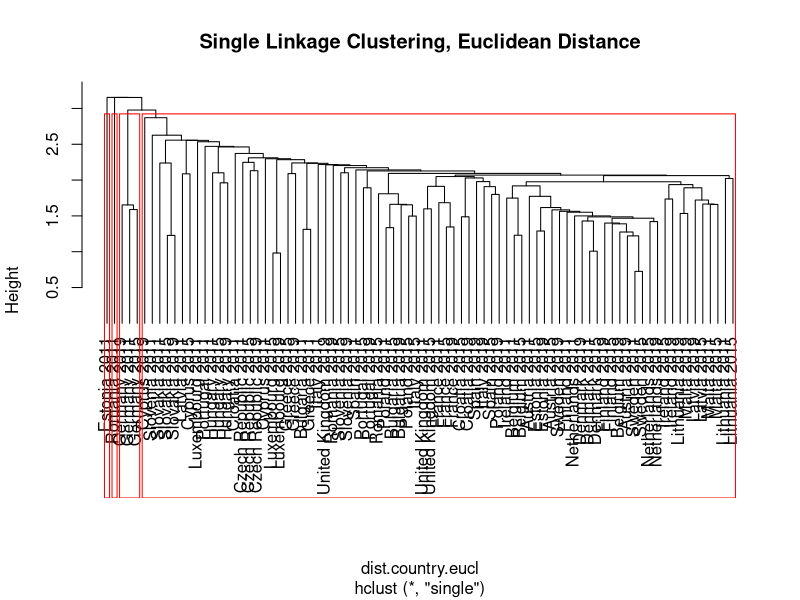
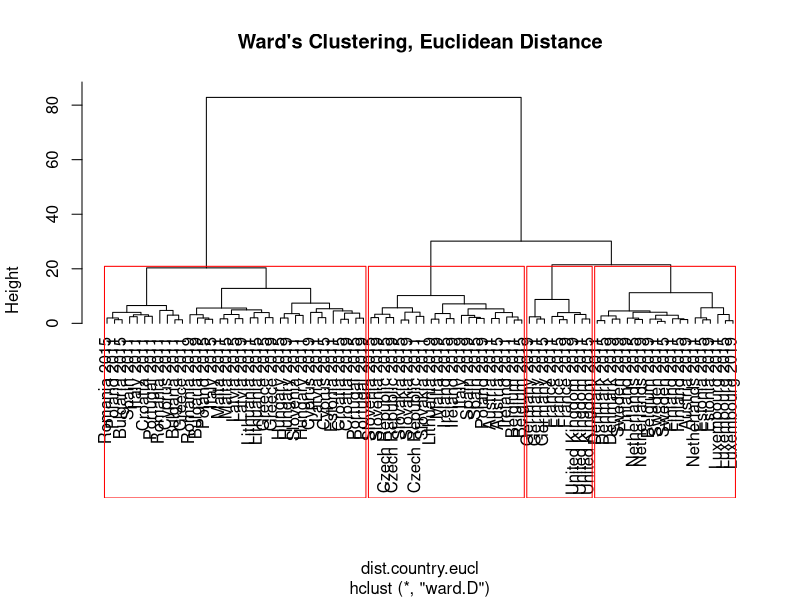

Here is the R script that generated these plots, in order: (Note: this script raises an error after producing the figures.)
setwd("./data")

# Read data from CSV file
country_3 <- read.csv("UE_3lata.csv", header = TRUE, sep = ";", dec = ",")

# Standardize the data
country_3.stand <- cbind(country_3[, 1], scale(country_3[, 2:15]))

# Calculate Euclidean distances
dist.country.eucl <- dist(country_3.stand[, 2:15], method = "euclidean")

# Display rounded distance matrix and minimum distance
round_dist <- round(dist.country.eucl, 2)
min_dist <- min(dist.country.eucl)
cat("Rounded Distance Matrix:\n")
print(round_dist)
cat("Minimum Distance:", min_dist, "\n")

# Hierarchical clustering using single linkage
clusters.country.eucl.single <- hclust(dist.country.eucl, method = "single")
plot(clusters.country.eucl.single, labels = country_3.stand[, 1], 
     main = "Single Linkage Clustering, Euclidean Distance", hang = -1)
rect.hclust(clusters.country.eucl.single, k = 4, border = "red")

# Hierarchical clustering using Ward's method
clusters.country.eucl.ward <- hclust(dist.country.eucl, method = "ward.D")
plot(clusters.country.eucl.ward, labels = country_3.stand[, 1], 
     main = "Ward's Clustering, Euclidean Distance", hang = -1)
rect.hclust(clusters.country.eucl.ward, k = 4, border = "red")






# 2011


country.data=read.csv("UE_2011.csv", header=T,sep=";", dec=",",row.names=1)
names(country.data)
country.data.stand<- scale(country.data[,1:14])
fix(country.data.stand)

a=max(country.data.stand[,1])
b=min(country.data.stand[,2])
c=max(country.data.stand[,3])
d=max(country.data.stand[,4])
e=min(country.data.stand[,5])
f=max(country.data.stand[,6])
g=max(country.data.stand[,7])
h=max(country.data.stand[,8])
i=max(country.data.stand[,9])
j=max(country.data.stand[,10])
k=max(country.data.stand[,11])
l=max(country.data.stand[,12])
m=max(country.data.stand[,13])
n=max(country.data.stand[,14])

model=cbind(a,b,c,d,e,f,g,h,i,j,k,l,m,n)
print(model)



o=(country.data.stand[,1]-model[,1])^2
p=(country.data.stand[,2]-model[,2])^2
q=(country.data.stand[,3]-model[,3])^2
r=(country.data.stand[,4]-model[,4])^2
s=(country.data.stand[,5]-model[,5])^2
t=(country.data.stand[,6]-model[,6])^2
u=(country.data.stand[,7]-model[,7])^2
v=(country.data.stand[,8]-model[,8])^2
w=(country.data.stand[,9]-model[,9])^2
x=(country.data.stand[,10]-model[,10])^2
y=(country.data.stand[,11]-model[,11])^2
z=(country.data.stand[,12]-model[,12])^2
aa=(country.data.stand[,13]-model[,13])^2
bb=(country.data.stand[,14]-model[,14])^2

distance=cbind(o,p,q,r,s,t,u,v,w,x,y,z,aa,bb)
fix(distance)
distance.vec<-rowSums(distance)^0.5
print(distance.vec)

d<-as.matrix(distance.vec)
print(d)

dev=sd(distance.vec)
tmr=1-distance.vec/(mean(distance.vec)+2*dev)
print(tmr)

TMR<-as.matrix(tmr)
print(TMR)

sort=TMR[order(TMR,decreasing=TRUE),]
sort<-as.matrix(sort)
print(sort)  #2011

country.data<-read.csv("UE_2011.csv",header=T,sep=";", dec=",")
names(country.data)
summary(country.data[,2:15])
country.stand<-cbind(country.data[,1],scale(country.data[,2:15]))
dist.country.eucl<-dist(country.stand[,2:10],method="eucl")
round(dist.country.eucl,2)
min(dist.country.eucl,2)
clusters.country.eucl.single<-hclust(dist.country.eucl,method="single")
plot(clusters.country.eucl.single,labels=country.stand[,1],main="Single linkage method, Euclidean distance")
plot(clusters.country.eucl.single,labels=country.stand[,1],main="Single linkage method, Euclidean distance",hang=-1)



rect.hclust(clusters.country.eucl.single,k=2,border="blue")
rect.hclust(clusters.country.eucl.single,k=3,border="green") 
rect.hclust(clusters.country.eucl.single,k=4,border="red")

country.clust4<-cutree(clusters.country.eucl.single,k=4)
country.clust4
country.clus<-lapply(1:4,function(which.group)country.data[country.clust4==which.group,])

clusters.country.eucl.ward<-hclust(dist.country.eucl,method="ward.D")
plot(clusters.country.eucl.ward,labels=country.stand[,1],main="Ward's method, Euclidean distance")
plot(clusters.country.eucl.ward,labels=country.stand[,1],main="Ward's method, Euclidean distance",hang=-1)
rect.hclust(clusters.country.eucl.ward,k=2,border="blue")
rect.hclust(clusters.country.eucl.ward,k=3,border="green")
rect.hclust(clusters.country.eucl.ward,k=4,border="red")
country.clust4<-cutree(clusters.country.eucl.ward,k=4)
country.clust4
country.clus<-lapply(1:4,function(which.group)country.data[country.clust4==which.group,])
country.clus

# Dla roku 2015

setwd("C:/Users/weron/Desktop/3lata")
country.data=read.csv("UE_2015.csv", header=T,sep=";", dec=",",row.names=1)
names(country.data)
country.data.stand<- scale(country.data[,1:14])
fix(country.data.stand)
fix(country.data.stand)
a=max(country.data.stand[,1])
b=min(country.data.stand[,2])
c=max(country.data.stand[,3])
d=max(country.data.stand[,4])
e=min(country.data.stand[,5])
f=max(country.data.stand[,6])
g=max(country.data.stand[,7])
h=max(country.data.stand[,8])
i=max(country.data.stand[,9])
j=max(country.data.stand[,10])
k=max(country.data.stand[,11])
l=max(country.data.stand[,12])
m=max(country.data.stand[,13])
n=max(country.data.stand[,14])

model=cbind(a,b,c,d,e,f,g,h,i,j,k,l,m,n)
print(model)



o=(country.data.stand[,1]-model[,1])^2
p=(country.data.stand[,2]-model[,2])^2
q=(country.data.stand[,3]-model[,3])^2
r=(country.data.stand[,4]-model[,4])^2
s=(country.data.stand[,5]-model[,5])^2
t=(country.data.stand[,6]-model[,6])^2
u=(country.data.stand[,7]-model[,7])^2
v=(country.data.stand[,8]-model[,8])^2
w=(country.data.stand[,9]-model[,9])^2
x=(country.data.stand[,10]-model[,10])^2
y=(country.data.stand[,11]-model[,11])^2
z=(country.data.stand[,12]-model[,12])^2
aa=(country.data.stand[,13]-model[,13])^2
bb=(country.data.stand[,14]-model[,14])^2

distance=cbind(o,p,q,r,s,t,u,v,w,x,y,z,aa,bb)
fix(distance)
distance.vec<-rowSums(distance)^0.5
print(distance.vec)

d<-as.matrix(distance.vec)
print(d)

dev=sd(distance.vec)
tmr=1-distance.vec/(mean(distance.vec)+2*dev)
print(tmr)

TMR<-as.matrix(tmr)
print(TMR)

sort=TMR[order(TMR,decreasing=TRUE),]
sort<-as.matrix(sort)
print(sort)   #2015

country.data<-read.csv("UE_2015.csv",header=T,sep=";", dec=",")
names(country.data)
summary(country.data[,2:15])
country.stand<-cbind(country.data[,1],scale(country.data[,2:15]))
dist.country.eucl<-dist(country.stand[,2:10],method="eucl")
round(dist.country.eucl,2)
min(dist.country.eucl,2)
clusters.country.eucl.single<-hclust(dist.country.eucl,method="single")
plot(clusters.country.eucl.single,labels=country.stand[,1],main="Single linkage method, Euclidean distance")
plot(clusters.country.eucl.single,labels=country.stand[,1],main="Single linkage method, Euclidean distance",hang=-1)



rect.hclust(clusters.country.eucl.single,k=2,border="blue")
rect.hclust(clusters.country.eucl.single,k=3,border="green") 
rect.hclust(clusters.country.eucl.single,k=4,border="red")

country.clust4<-cutree(clusters.country.eucl.single,k=4)
country.clust4
country.clus<-lapply(1:4,function(which.group)country.data[country.clust4==which.group,])

clusters.country.eucl.ward<-hclust(dist.country.eucl,method="ward.D")
plot(clusters.country.eucl.ward,labels=country.stand[,1],main="Ward's method, Euclidean distance")
plot(clusters.country.eucl.ward,labels=country.stand[,1],main="Ward's method, Euclidean distance",hang=-1)
rect.hclust(clusters.country.eucl.ward,k=2,border="blue")
rect.hclust(clusters.country.eucl.ward,k=3,border="green")
rect.hclust(clusters.country.eucl.ward,k=4,border="red")
country.clust4<-cutree(clusters.country.eucl.ward,k=4)
country.clust4
country.clus<-lapply(1:4,function(which.group)country.data[country.clust4==which.group,])
country.clus

#2019
country.data=read.csv("UE_2019.csv", header=T,sep=";", dec=",",row.names=1)
names(country.data)
country.data.stand<- scale(country.data[,1:14])
fix(country.data.stand)
a=max(country.data.stand[,1])
b=min(country.data.stand[,2])
c=max(country.data.stand[,3])
d=max(country.data.stand[,4])
e=min(country.data.stand[,5])
f=max(country.data.stand[,6])
g=max(country.data.stand[,7])
h=max(country.data.stand[,8])
i=max(country.data.stand[,9])
j=max(country.data.stand[,10])
k=max(country.data.stand[,11])
l=max(country.data.stand[,12])
m=max(country.data.stand[,13])
n=max(country.data.stand[,14])

model=cbind(a,b,c,d,e,f,g,h,i,j,k,l,m,n)
print(model)



o=(country.data.stand[,1]-model[,1])^2
p=(country.data.stand[,2]-model[,2])^2
q=(country.data.stand[,3]-model[,3])^2
r=(country.data.stand[,4]-model[,4])^2
s=(country.data.stand[,5]-model[,5])^2
t=(country.data.stand[,6]-model[,6])^2
u=(country.data.stand[,7]-model[,7])^2
v=(country.data.stand[,8]-model[,8])^2
w=(country.data.stand[,9]-model[,9])^2
x=(country.data.stand[,10]-model[,10])^2
y=(country.data.stand[,11]-model[,11])^2
z=(country.data.stand[,12]-model[,12])^2
aa=(country.data.stand[,13]-model[,13])^2
bb=(country.data.stand[,14]-model[,14])^2

distance=cbind(o,p,q,r,s,t,u,v,w,x,y,z,aa,bb)
fix(distance)
distance.vec<-rowSums(distance)^0.5
print(distance.vec)

d<-as.matrix(distance.vec)
print(d)

dev=sd(distance.vec)
tmr=1-distance.vec/(mean(distance.vec)+2*dev)
print(tmr)

TMR<-as.matrix(tmr)
print(TMR)

sort=TMR[order(TMR,decreasing=TRUE),]
sort<-as.matrix(sort)
print(sort)  #2019

country.data<-read.csv("UE_2019.csv",header=T,sep=";", dec=",")
names(country.data)
summary(country.data[,2:15])
country.stand<-cbind(country.data[,1],scale(country.data[,2:15]))
dist.country.eucl<-dist(country.stand[,2:10],method="eucl")
round(dist.country.eucl,2)
min(dist.country.eucl,2)
clusters.country.eucl.single<-hclust(dist.country.eucl,method="single")
plot(clusters.country.eucl.single,labels=country.stand[,1],main="Single linkage method, Euclidean distance")
plot(clusters.country.eucl.single,labels=country.stand[,1],main="Single linkage method, Euclidean distance",hang=-1)



rect.hclust(clusters.country.eucl.single,k=2,border="blue")
rect.hclust(clusters.country.eucl.single,k=3,border="green") 
rect.hclust(clusters.country.eucl.single,k=4,border="red")

country.clust4<-cutree(clusters.country.eucl.single,k=4)
country.clust4
country.clus<-lapply(1:4,function(which.group)country.data[country.clust4==which.group,])

clusters.country.eucl.ward<-hclust(dist.country.eucl,method="ward.D")
plot(clusters.country.eucl.ward,labels=country.stand[,1],main="Ward's method, Euclidean distance")
plot(clusters.country.eucl.ward,labels=country.stand[,1],main="Ward's method, Euclidean distance",hang=-1)
rect.hclust(clusters.country.eucl.ward,k=2,border="blue")
rect.hclust(clusters.country.eucl.ward,k=3,border="green")
rect.hclust(clusters.country.eucl.ward,k=4,border="red")
country.clust4<-cutree(clusters.country.eucl.ward,k=4)
country.clust4
country.clus<-lapply(1:4,function(which.group)country.data[country.clust4==which.group,])
country.clus

